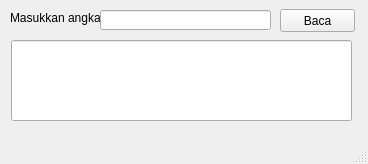
<?xml version="1.0" encoding="UTF-8"?>
<ui version="4.0">
 <class>MainWindow</class>
 <widget class="QMainWindow" name="MainWindow">
  <property name="geometry">
   <rect>
    <x>0</x>
    <y>0</y>
    <width>368</width>
    <height>164</height>
   </rect>
  </property>
  <property name="windowTitle">
   <string>Galih Hermawan - Baca Bilangan</string>
  </property>
  <widget class="QWidget" name="centralwidget">
   <widget class="QLabel" name="label">
    <property name="geometry">
     <rect>
      <x>10</x>
      <y>10</y>
      <width>101</width>
      <height>16</height>
     </rect>
    </property>
    <property name="text">
     <string>Masukkan angka</string>
    </property>
   </widget>
   <widget class="QLineEdit" name="txtAngka">
    <property name="geometry">
     <rect>
      <x>100</x>
      <y>10</y>
      <width>171</width>
      <height>20</height>
     </rect>
    </property>
   </widget>
   <widget class="QPushButton" name="tombolBaca">
    <property name="geometry">
     <rect>
      <x>280</x>
      <y>9</y>
      <width>75</width>
      <height>23</height>
     </rect>
    </property>
    <property name="text">
     <string>Baca</string>
    </property>
   </widget>
   <widget class="QLineEdit" name="txtOutput">
    <property name="geometry">
     <rect>
      <x>11</x>
      <y>40</y>
      <width>341</width>
      <height>81</height>
     </rect>
    </property>
   </widget>
  </widget>
  <widget class="QMenuBar" name="menubar">
   <property name="geometry">
    <rect>
     <x>0</x>
     <y>0</y>
     <width>368</width>
     <height>21</height>
    </rect>
   </property>
  </widget>
  <widget class="QStatusBar" name="statusbar"/>
 </widget>
 <resources/>
 <connections/>
</ui>
